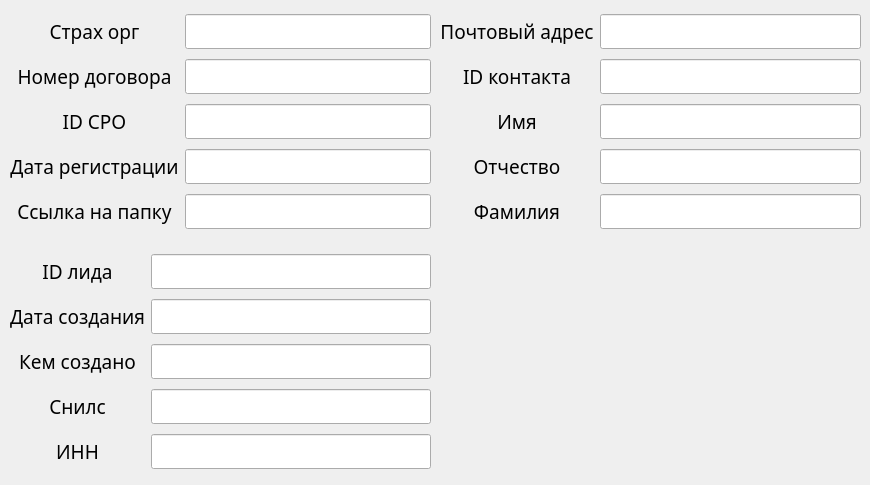
    <widget class="QWidget" name="tab_6">
     <attribute name="title">
      <string>Шестая страничка</string>
     </attribute>
     <widget class="QWidget" name="gridLayoutWidget_27">
      <property name="geometry">
       <rect>
        <x>10</x>
        <y>10</y>
        <width>421</width>
        <height>226</height>
       </rect>
      </property>
      <layout class="QGridLayout" name="gridLayout_29">
       <item row="0" column="0">
        <widget class="QLabel" name="label_125">
         <property name="font">
          <font>
           <family>Century Gothic</family>
           <pointsize>14</pointsize>
          </font>
         </property>
         <property name="text">
          <string>Страх орг</string>
         </property>
         <property name="alignment">
          <set>Qt::AlignCenter</set>
         </property>
        </widget>
       </item>
       <item row="0" column="1">
        <widget class="QLineEdit" name="LC115">
         <property name="font">
          <font>
           <family>Century Gothic</family>
           <pointsize>14</pointsize>
          </font>
         </property>
         <property name="focusPolicy">
          <enum>Qt::StrongFocus</enum>
         </property>
        </widget>
       </item>
       <item row="1" column="0">
        <widget class="QLabel" name="label_126">
         <property name="font">
          <font>
           <family>Century Gothic</family>
           <pointsize>14</pointsize>
          </font>
         </property>
         <property name="text">
          <string>Номер договора</string>
         </property>
         <property name="alignment">
          <set>Qt::AlignCenter</set>
         </property>
        </widget>
       </item>
       <item row="1" column="1">
        <widget class="QLineEdit" name="LC116">
         <property name="font">
          <font>
           <family>Century Gothic</family>
           <pointsize>14</pointsize>
          </font>
         </property>
         <property name="focusPolicy">
          <enum>Qt::StrongFocus</enum>
         </property>
        </widget>
       </item>
       <item row="2" column="0">
        <widget class="QLabel" name="label_127">
         <property name="font">
          <font>
           <family>Century Gothic</family>
           <pointsize>14</pointsize>
          </font>
         </property>
         <property name="text">
          <string>ID СРО</string>
         </property>
         <property name="alignment">
          <set>Qt::AlignCenter</set>
         </property>
        </widget>
       </item>
       <item row="2" column="1">
        <widget class="QLineEdit" name="LC117">
         <property name="font">
          <font>
           <family>Century Gothic</family>
           <pointsize>14</pointsize>
          </font>
         </property>
         <property name="focusPolicy">
          <enum>Qt::StrongFocus</enum>
         </property>
        </widget>
       </item>
       <item row="3" column="0">
        <widget class="QLabel" name="label_106">
         <property name="font">
          <font>
           <family>Century Gothic</family>
           <pointsize>14</pointsize>
          </font>
         </property>
         <property name="text">
          <string>Дата регистрации</string>
         </property>
         <property name="alignment">
          <set>Qt::AlignCenter</set>
         </property>
        </widget>
       </item>
       <item row="3" column="1">
        <widget class="QLineEdit" name="LC118">
         <property name="font">
          <font>
           <family>Century Gothic</family>
           <pointsize>14</pointsize>
          </font>
         </property>
         <property name="focusPolicy">
          <enum>Qt::StrongFocus</enum>
         </property>
        </widget>
       </item>
       <item row="4" column="0">
        <widget class="QLabel" name="label_129">
         <property name="font">
          <font>
           <family>Century Gothic</family>
           <pointsize>14</pointsize>
          </font>
         </property>
         <property name="text">
          <string>Ссылка на папку</string>
         </property>
         <property name="alignment">
          <set>Qt::AlignCenter</set>
         </property>
        </widget>
       </item>
       <item row="4" column="1">
        <widget class="QLineEdit" name="LC119">
         <property name="font">
          <font>
           <family>Century Gothic</family>
           <pointsize>14</pointsize>
          </font>
         </property>
         <property name="focusPolicy">
          <enum>Qt::StrongFocus</enum>
         </property>
        </widget>
       </item>
      </layout>
     </widget>
     <widget class="QWidget" name="gridLayoutWidget_28">
      <property name="geometry">
       <rect>
        <x>440</x>
        <y>10</y>
        <width>421</width>
        <height>226</height>
       </rect>
      </property>
      <layout class="QGridLayout" name="gridLayout_30">
       <item row="1" column="1">
        <widget class="QLineEdit" name="LC121">
         <property name="font">
          <font>
           <family>Century Gothic</family>
           <pointsize>14</pointsize>
          </font>
         </property>
         <property name="focusPolicy">
          <enum>Qt::StrongFocus</enum>
         </property>
        </widget>
       </item>
       <item row="0" column="1">
        <widget class="QLineEdit" name="LC120">
         <property name="font">
          <font>
           <family>Century Gothic</family>
           <pointsize>14</pointsize>
          </font>
         </property>
         <property name="focusPolicy">
          <enum>Qt::StrongFocus</enum>
         </property>
        </widget>
       </item>
       <item row="1" column="0">
        <widget class="QLabel" name="label_131">
         <property name="font">
          <font>
           <family>Century Gothic</family>
           <pointsize>14</pointsize>
          </font>
         </property>
         <property name="text">
          <string>ID контакта</string>
         </property>
         <property name="alignment">
          <set>Qt::AlignCenter</set>
         </property>
        </widget>
       </item>
       <item row="0" column="0">
        <widget class="QLabel" name="label_130">
         <property name="font">
          <font>
           <family>Century Gothic</family>
           <pointsize>14</pointsize>
          </font>
         </property>
         <property name="text">
          <string>Почтовый адрес</string>
         </property>
         <property name="alignment">
          <set>Qt::AlignCenter</set>
         </property>
        </widget>
       </item>
       <item row="2" column="0">
        <widget class="QLabel" name="label_132">
         <property name="font">
          <font>
           <family>Century Gothic</family>
           <pointsize>14</pointsize>
          </font>
         </property>
         <property name="text">
          <string>Имя</string>
         </property>
         <property name="alignment">
          <set>Qt::AlignCenter</set>
         </property>
        </widget>
       </item>
       <item row="2" column="1">
        <widget class="QLineEdit" name="LC122">
         <property name="font">
          <font>
           <family>Century Gothic</family>
           <pointsize>14</pointsize>
          </font>
         </property>
         <property name="focusPolicy">
          <enum>Qt::StrongFocus</enum>
         </property>
        </widget>
       </item>
       <item row="3" column="0">
        <widget class="QLabel" name="label_133">
         <property name="font">
          <font>
           <family>Century Gothic</family>
           <pointsize>14</pointsize>
          </font>
         </property>
         <property name="text">
          <string>Отчество</string>
         </property>
         <property name="alignment">
          <set>Qt::AlignCenter</set>
         </property>
        </widget>
       </item>
       <item row="3" column="1">
        <widget class="QLineEdit" name="LC123">
         <property name="font">
          <font>
           <family>Century Gothic</family>
           <pointsize>14</pointsize>
          </font>
         </property>
         <property name="focusPolicy">
          <enum>Qt::StrongFocus</enum>
         </property>
        </widget>
       </item>
       <item row="4" column="0">
        <widget class="QLabel" name="label_134">
         <property name="font">
          <font>
           <family>Century Gothic</family>
           <pointsize>14</pointsize>
          </font>
         </property>
         <property name="text">
          <string>Фамилия</string>
         </property>
         <property name="alignment">
          <set>Qt::AlignCenter</set>
         </property>
        </widget>
       </item>
       <item row="4" column="1">
        <widget class="QLineEdit" name="LC124">
         <property name="font">
          <font>
           <family>Century Gothic</family>
           <pointsize>14</pointsize>
          </font>
         </property>
         <property name="focusPolicy">
          <enum>Qt::StrongFocus</enum>
         </property>
        </widget>
       </item>
      </layout>
     </widget>
     <widget class="QWidget" name="gridLayoutWidget_29">
      <property name="geometry">
       <rect>
        <x>10</x>
        <y>250</y>
        <width>421</width>
        <height>226</height>
       </rect>
      </property>
      <layout class="QGridLayout" name="gridLayout_31">
       <item row="0" column="0">
        <widget class="QLabel" name="label_135">
         <property name="font">
          <font>
           <family>Century Gothic</family>
           <pointsize>14</pointsize>
          </font>
         </property>
         <property name="text">
          <string>ID лида</string>
         </property>
         <property name="alignment">
          <set>Qt::AlignCenter</set>
         </property>
        </widget>
       </item>
       <item row="0" column="1">
        <widget class="QLineEdit" name="LC125">
         <property name="font">
          <font>
           <family>Century Gothic</family>
           <pointsize>14</pointsize>
          </font>
         </property>
         <property name="focusPolicy">
          <enum>Qt::StrongFocus</enum>
         </property>
        </widget>
       </item>
       <item row="1" column="0">
        <widget class="QLabel" name="label_136">
         <property name="font">
          <font>
           <family>Century Gothic</family>
           <pointsize>14</pointsize>
          </font>
         </property>
         <property name="text">
          <string>Дата создания</string>
         </property>
         <property name="alignment">
          <set>Qt::AlignCenter</set>
         </property>
        </widget>
       </item>
       <item row="1" column="1">
        <widget class="QLineEdit" name="LC126">
         <property name="font">
          <font>
           <family>Century Gothic</family>
           <pointsize>14</pointsize>
          </font>
         </property>
         <property name="focusPolicy">
          <enum>Qt::StrongFocus</enum>
         </property>
        </widget>
       </item>
       <item row="2" column="0">
        <widget class="QLabel" name="label_137">
         <property name="font">
          <font>
           <family>Century Gothic</family>
           <pointsize>14</pointsize>
          </font>
         </property>
         <property name="text">
          <string>Кем создано</string>
         </property>
         <property name="alignment">
          <set>Qt::AlignCenter</set>
         </property>
        </widget>
       </item>
       <item row="2" column="1">
        <widget class="QLineEdit" name="LC127">
         <property name="font">
          <font>
           <family>Century Gothic</family>
           <pointsize>14</pointsize>
          </font>
         </property>
         <property name="focusPolicy">
          <enum>Qt::StrongFocus</enum>
         </property>
        </widget>
       </item>
       <item row="3" column="0">
        <widget class="QLabel" name="label_138">
         <property name="font">
          <font>
           <family>Century Gothic</family>
           <pointsize>14</pointsize>
          </font>
         </property>
         <property name="text">
          <string>Снилс</string>
         </property>
         <property name="alignment">
          <set>Qt::AlignCenter</set>
         </property>
        </widget>
       </item>
       <item row="3" column="1">
        <widget class="QLineEdit" name="LC128">
         <property name="font">
          <font>
           <family>Century Gothic</family>
           <pointsize>14</pointsize>
          </font>
         </property>
         <property name="focusPolicy">
          <enum>Qt::StrongFocus</enum>
         </property>
        </widget>
       </item>
       <item row="4" column="0">
        <widget class="QLabel" name="label_139">
         <property name="font">
          <font>
           <family>Century Gothic</family>
           <pointsize>14</pointsize>
          </font>
         </property>
         <property name="text">
          <string>ИНН</string>
         </property>
         <property name="alignment">
          <set>Qt::AlignCenter</set>
         </property>
        </widget>
       </item>
       <item row="4" column="1">
        <widget class="QLineEdit" name="LC129">
         <property name="font">
          <font>
           <family>Century Gothic</family>
           <pointsize>14</pointsize>
          </font>
         </property>
         <property name="focusPolicy">
          <enum>Qt::StrongFocus</enum>
         </property>
        </widget>
       </item>
      </layout>
     </widget>
    </widget>
